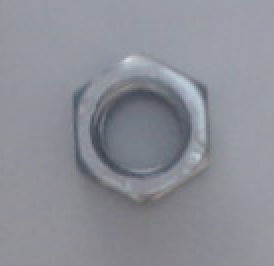
#> input picture classificator/nut.png, 137 x 133 px, given in place of the camera (shown 2 times larger)
$ python make_dataset.py   (older library calls are emulated)
#> lines starting #> are read from the running program, lines starting #| are printed output that depends on the picture; after the words box and inside, x2 and y2 are one past the last pixel; in counts of white or black regions, pixels touching at a corner belong together
import cv2
import time
import numpy as np

SHOT_TIME = 0.200 # delay between shots [sec]
BLUR = 3
THRESHOLD_KERNEL = 11
THRESHOLD_PARAMETER = 3
DILATE_ITER = 4
ERODE_ITER = 2
DATA_PATH = 'data/dataset1/scew_test/' # path to saving contours

cam = cv2.VideoCapture(1)
number = 0
while True:
    _, frame = cam.read()
#> frame is the input picture: shape (133, 137, 3); mean B, G, R 151.1, 142.2, 140.5

    image = cv2.cvtColor(frame, cv2.COLOR_BGR2GRAY) # READING AND FILTERING IMAGE
    image = cv2.medianBlur(image, BLUR)
    thres = cv2.adaptiveThreshold(image, 255, cv2.ADAPTIVE_THRESH_MEAN_C, cv2.THRESH_BINARY,THRESHOLD_KERNEL,THRESHOLD_PARAMETER)
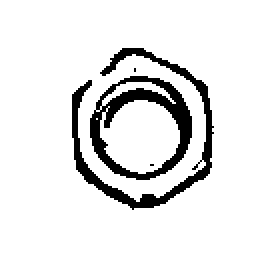
#> thres: shape (133, 137) (shown 2 times larger); 90.5% white; 4 black regions (2 under 20 px), largest, box (x1, y1, x2, y2) and area: (36, 24, 107, 105) 872, (45, 38, 96, 90) 856
    v = np.median(image)
#> v = 147
    sigma = 0.33
    canny_low = int(max(0, (1 - sigma) * v))
#> canny_low = 98
    canny_high = int(min(255, (1 + sigma) * v))
#> canny_high = 195
    edged = cv2.Canny(thres, canny_low, canny_high)
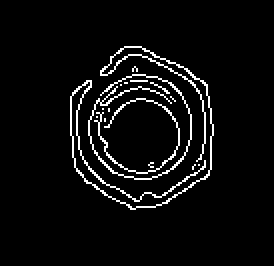
#> edged: shape (133, 137) (shown 2 times larger); 4.9% white in thin lines or dots, all inside (x1, y1, x2, y2) = (35, 23, 107, 105)
    edged = cv2.dilate(edged, None, iterations=DILATE_ITER)
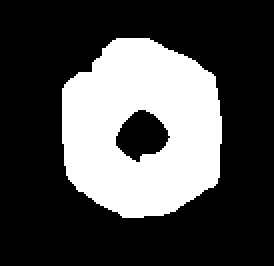
#> edged: shape (133, 137) (shown 2 times larger); 29.4% white; 1 white region, box (x1, y1, x2, y2) and area: (31, 19, 111, 109) 5363
    edged = cv2.erode(edged, None, iterations=ERODE_ITER)
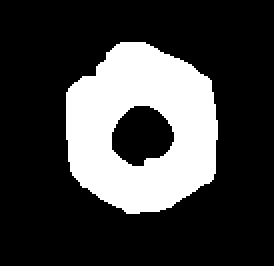
#> edged: shape (133, 137) (shown 2 times larger); 24.5% white; 1 white region

    _, contours, hierarchy = cv2.findContours(edged.copy(), cv2.RETR_EXTERNAL, cv2.CHAIN_APPROX_SIMPLE)
#> contours = 1 contour; box (x1, y1, x2, y2) and area: (33, 21, 109, 107) 5030

    for cnt in contours: #SAVIN LARGE CONTOURS
        area = cv2.contourArea(cnt)
        # print(area)
        if area > 500:
            cv2.drawContours(frame, cnt, -1, (0, 255, 0),2)
            l = cv2.arcLength(cnt, True)
            cnt = cv2.approxPolyDP(cnt, 0.005 * l, True)
            name = DATA_PATH + str(number)
            number += 1
            np.savez(name, cnt)
            cv2.drawContours(frame, cnt, -1, (0, 0, 255), 3)
            print('shot done  ', number)
#> this loop made 1 pass
#> (area, l, name, number) on pass 1: (5030.5, 273.7, 'data/dataset1/scew_test/0', 1)
#| shot done   1
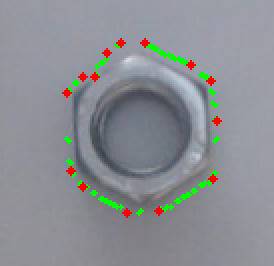
#> frame: shape (133, 137, 3) (shown 2 times larger); 2.48% of pixels changed, all inside (x1, y1, x2, y2) = (31, 19, 111, 109)
#> after the loop, number = 1

    cv2.imshow("frame", frame)

    time.sleep(SHOT_TIME)

    if cv2.waitKey(1) & 0xFF == ord('q'):
#> (key q is pressed here)
        break
cam.release()
cv2.destroyAllWindows()

$ run again, on classificator/profile.png
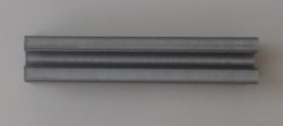
#> input picture classificator/profile.png, 283 x 126 px, given in place of the camera
#> frame is the input picture: shape (126, 283, 3); mean B, G, R 122.7, 123.2, 124.4
#> `thres = cv2.adaptiveThreshold(image, 255, cv2.ADAPTIVE_THRESH_MEAN_C, ..`:
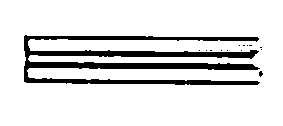
#> thres: shape (126, 283); 86.9% white; 14 black regions (13 under 20 px), largest, box (x1, y1, x2, y2) and area: (24, 35, 260, 85) 4634
#> v = 134
#> canny_low = 89
#> canny_high = 178
#> contours = 1 contour; box (x1, y1, x2, y2) and area: (21, 33, 265, 87) 12393
#> the loop `for cnt in contours:` made 1 pass
#> (area, l, name, number) on pass 1: (12393, 597.1, 'data/dataset1/scew_test/0', 1)
#> (printed output is left out)
#> after the loop `for cnt in contours:`:
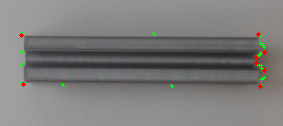
#> frame: shape (126, 283, 3); 0.63% of pixels changed, all inside (x1, y1, x2, y2) = (19, 32, 267, 89)
#> after the loop `for cnt in contours:`: number = 1

$ run again, on classificator/scew_small.png
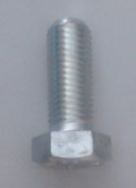
#> input picture classificator/scew_small.png, 136 x 188 px, given in place of the camera
#> frame is the input picture: shape (188, 136, 3); mean B, G, R 159.4, 150.2, 146.3
#> `thres = cv2.adaptiveThreshold(image, 255, cv2.ADAPTIVE_THRESH_MEAN_C, ..`:
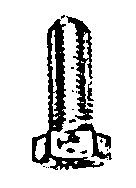
#> thres: shape (188, 136); 84.5% white; 19 black regions (13 under 20 px), largest, box (x1, y1, x2, y2) and area: (32, 19, 104, 170) 2186, (66, 16, 93, 121) 1000, (57, 123, 112, 160) 598, (87, 81, 94, 101) 64, (66, 148, 75, 153) 32, (69, 119, 76, 123) 20
#> v = 154
#> canny_low = 103
#> canny_high = 204
#> contours = 1 contour; box (x1, y1, x2, y2) and area: (29, 13, 114, 173) 8561
#> the loop `for cnt in contours:` made 1 pass
#> (area, l, name, number) on pass 1: (8561, 455, 'data/dataset1/scew_test/0', 1)
#> (printed output is left out)
#> after the loop `for cnt in contours:`:
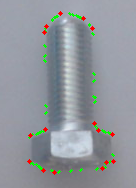
#> frame: shape (188, 136, 3); 2.01% of pixels changed, all inside (x1, y1, x2, y2) = (27, 11, 116, 175)
#> after the loop `for cnt in contours:`: number = 1
